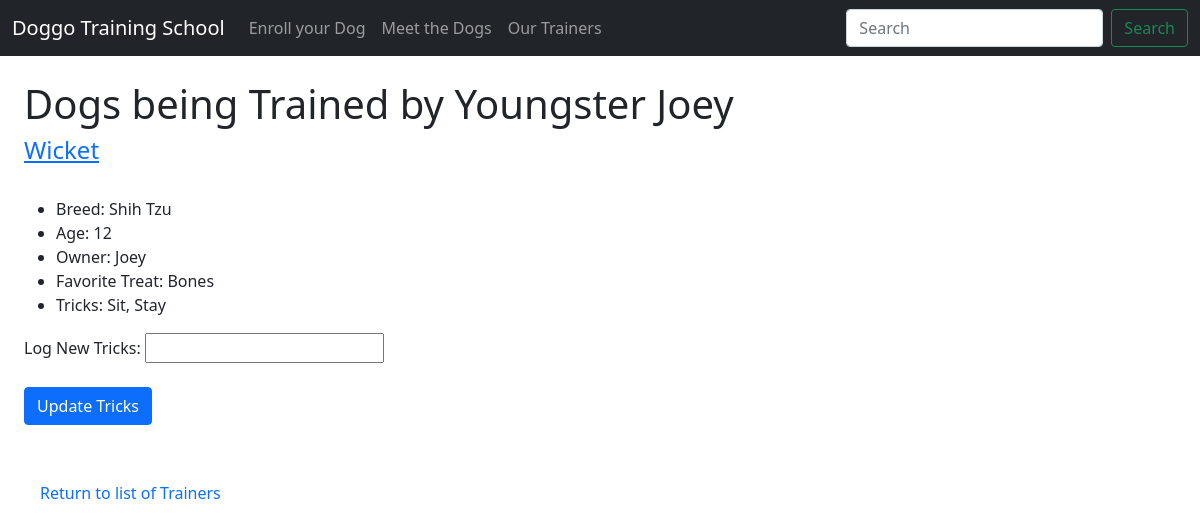
The app's page /trainer_profile/Youngster Joey, older data.
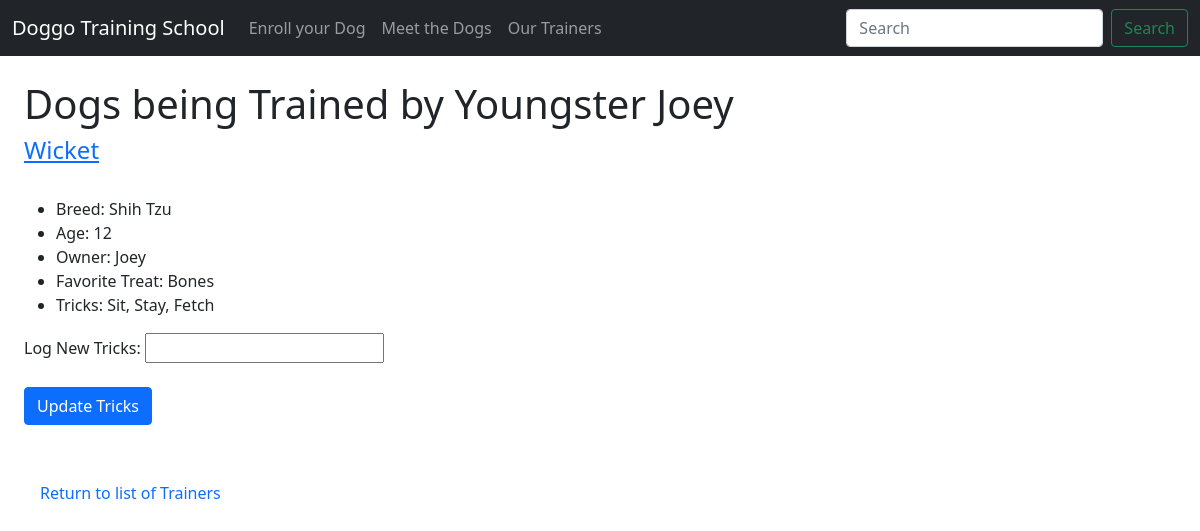
The same page, newer data.
### tables this page shows
CREATE TABLE "dogs" (
	"id"	INTEGER NOT NULL UNIQUE,
	"name"	TEXT NOT NULL,
	"breed"	TEXT,
	"age"	INTEGER,
	"owner"	NUMERIC NOT NULL,
	"treats"	BLOB,
	"trainer"	BLOB,
	"pic"	TEXT,
	"tricks"	TEXT,
	"medical"	TEXT,
	PRIMARY KEY("id" AUTOINCREMENT)
);

### app.py (the view)
@app.route('/trainer_profile/<string:trainer>')
def trainer_profile(trainer):
    dogs = show_trainers_dogs(trainer)
    return render_template('trainer_profile.html', dogs=dogs, trainer=trainer)

### dog_data.py (called while the page is built)
def connect_db(path):
    conn = sqlite3.connect(path)
    conn.row_factory = sqlite3.Row
    return (conn, conn.cursor())

def show_trainers_dogs(trainer_name):
    conn, cur = connect_db(db_path)
    query = 'SELECT * FROM dogs WHERE trainer=?'
    result = cur.execute(query, (trainer_name,)).fetchall()
    conn.close()
    return result

### templates/trainer_profile.html (shortened to what this page needs)
{% extends 'base.html' %}
{% block content %}
<h1>Dogs being Trained by {{ trainer }}</h1>
{% for dog in dogs %}
  <h4><a href="{{ url_for('dog_profile', dog_id=dog.id) }}">{{ dog.name }}</a></h4>
  <ul>
    {% if dog.breed %}
    <li>Breed: {{ dog.breed }}</li>
    {% else %}
    <li>No breed info available</li>
    {% endif %}
    <li>Age: {{ dog.age }}</li>
    <li>Owner: {{ dog.owner }}</li>
    <li>Favorite Treat: {{ dog.treats }}</li>
    <li>Tricks: {{ dog.tricks }}</li>
  </ul>
<form action="{{ url_for('update_tricks', dog_id=dog.id) }}" method="post">
  <label for="d_tricks">Log New Tricks:</label>
  <input type="text" name="dog_tricks" id="d_tricks"><br><br>
  <input class="btn btn-primary" type="submit" value="Update Tricks" name="action">
</form>
<br><br>
<a class="nav-link" href="{{ url_for('trainer_list') }}">Return to list of Trainers</a>
{% endfor %}
{% endblock %}

Row changes from the older to the newer data that the page shows:
changed dogs "Wicket": tricks "Sit, Stay" → "Sit, Stay, Fetch"
